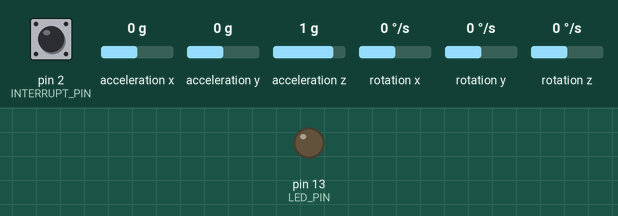
This sketch was run on a simulated Arduino Uno, built with avr-gcc and run on an emulated ATmega328P. Shown: output pins drawn as LEDs (lit = HIGH). Inputs (shaded band) come from the test bench; at power-on: pin 2 (INTERRUPT_PIN) LOW, acceleration x 0 g, acceleration y 0 g, acceleration z 1 g, rotation x 0 °/s, rotation y 0 °/s, rotation z 0 °/s. The sensor or clock chip raises its interrupt line as the real part does.

Above: at 0.1 s.
At 0.6 s:
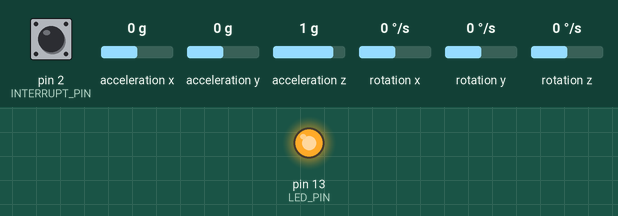
Timing chart, 0 to 2.1 s (numbered marks = the images above):
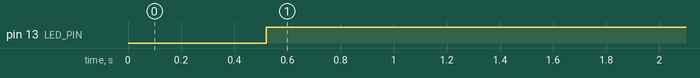

Measured:
- by itself, pin 13 (LED_PIN): LOW → HIGH at 0.52 s

The sketch:

Gimbal.ino
```cpp
#include <LiquidCrystal.h>

/* Libraries for the MPU6050 IMU */
#include "I2Cdev.h"
#include "MPU6050_6Axis_MotionApps20.h"
#if I2CDEV_IMPLEMENTATION == I2CDEV_ARDUINO_WIRE
#include "Wire.h"
#endif

// Pin Declarations
#define INTERRUPT_PIN 2
#define LED_PIN 13
bool blinkState = false;

/* PROGRAM CONFIG , uncomment to Choose  Desired Config */
//#define OUTPUT_YPR        /* Output Yaw,Pitch,Roll in a readable format over serial */
//#define PID_Y             /* PID about IMU Yaw axis,valid only if PID_AUTOMATIC is enabled */
//#define PID_P             /* PID about IMU Pitch axis,valid only if PID_AUTOMATIC is enabled */
//#define PID_R             /* PID about IMU Roll axis,valid only if PID_AUTOMATIC is enabled */
//#define PID_MANUAL        /* Option for tuining Mode */

/* MPU control/status vars */
MPU6050 mpu;
bool dmpReady = false;  /* set true if DMP init was successful */
uint8_t mpuIntStatus;   /* holds actual interrupt status byte from MPU */
uint8_t devStatus;      /* return status after each device operation (0 = success, !0 = error) */
uint16_t packetSize;    /* expected DMP packet size */
uint16_t fifoCount;     /* count of all bytes currently in FIFO */
uint8_t fifoBuffer[64]; /* FIFO storage buffer */

/* Gloabal Variables with Physical Meaning */
Quaternion q;           /* [w, x, y, z]         quaternion container */
VectorFloat gravity;    /* [x, y, z]            gravity vector */
float ypr[3];           /* [yaw, pitch, roll]   yaw/pitch/roll container */

/* Interupt Routines */
volatile bool mpuInterrupt = false;     // indicates whether MPU interrupt pin has gone high
void dmpDataReady() {
  mpuInterrupt = true;
}

/* PID Config */
int motor1, motor2, motor3;
int sp = 0;

#define OUTMIN 0
#define OUTMAX 1024
#define SAMPLETIME 25 /*25 milliseconds */

#ifdef PID_Y
PID yawctr(&ypr[0], &motor1, &sp, 1, 1, 1);
#endif

#ifdef PID_P
PID pitchctr(&ypr[1], &motor2, &sp, 1, 1, 1);
#endif

#ifdef PID_R
PID rollctr(&ypr[2], &motor3, &sp, 1, 1, 1);
#endif

/* Initial Setup */
void setup()
{
  Serial.begin(115200); /* Setting Up serial connection for debugging/logging/tuning */

  /* enable Arduino interrupt detection */
  pinMode(INTERRUPT_PIN, INPUT);
  attachInterrupt(digitalPinToInterrupt(INTERRUPT_PIN), dmpDataReady, RISING);

  /* configure LED for output */
  pinMode(LED_PIN, OUTPUT);

  IMUsetup();
}

void loop()
{
  if (!dmpReady) return; /* if initialization fails do nothing */

  /* if Interrupt Signal Comes or the Buffer isnt empty , exit loop and process IMU/DMP Data
     Else Stay within loop and run Default routines like PID,Logging etc. */
  while (!mpuInterrupt && fifoCount < packetSize) {

    /* Intended Default Program stuff (PID Control) is present here */
#ifdef PID_Y
    yawctr.compute();
#endif

#ifdef PID_P
    pitchctr.compute();
#endif

#ifdef PID_R
    rollctr.compute();
#endif
  }

  /* Processing IMU / DMP Data */
  /* Note:  this point onwards,Code is only executed when an interrupt signal comes / Buffer has Data left to process */
  mpuInterrupt = false;
  fifoCount = mpu.getFIFOCount();
  mpuIntStatus = mpu.getIntStatus();

  if ((mpuIntStatus & _BV(MPU6050_INTERRUPT_FIFO_OFLOW_BIT)) || fifoCount >= 1024) { /* check for overflow */
    mpu.resetFIFO(); /* reset so we can continue cleanly */
    fifoCount = mpu.getFIFOCount();
    /* Serial.println(F("FIFO overflow!")); */
  }
  else if (mpuIntStatus & _BV(MPU6050_INTERRUPT_DMP_INT_BIT)) { /* otherwise, check for DMP data ready interrupt */
    while (fifoCount < packetSize) fifoCount = mpu.getFIFOCount(); /* wait for correct available data length */
    mpu.getFIFOBytes(fifoBuffer, packetSize); /* read a packet from FIFO */
    fifoCount -= packetSize;

    mpu.dmpGetQuaternion(&q, fifoBuffer);
    mpu.dmpGetGravity(&gravity, &q);
    mpu.dmpGetYawPitchRoll(ypr, &q, &gravity);

#ifdef OUTPUT_YPR /* display Euler angles in degrees */
    Serial.print("ypr\t");
    Serial.print(ypr[0] * 180 / M_PI);
    Serial.print("\t");
    Serial.print(ypr[1] * 180 / M_PI);
    Serial.print("\t");
    Serial.print(ypr[2] * 180 / M_PI);
    Serial.println();
#endif

#ifdef LOG_P /* Display Pitch for logging / Serial Monitor */
    Serial.println(ypr[1]);
#endif

#ifdef LOG_Y /* Display Yaw for logging / Serial Monitor */
    Serial.println(ypr[0]);
#endif

#ifdef LOG_R /* Display Roll for logging / Serial Monitor */
    Serial.println(ypr[2]);
#endif

    digitalWrite(LED_PIN, !blinkState); /* blink LED to indicate activity */
  }

}

/* IMU Setup */
void IMUsetup()
{
  /* Initializing I2C connection */
#if I2CDEV_IMPLEMENTATION == I2CDEV_ARDUINO_WIRE
  Wire.begin();
  Wire.setClock(400000);
#elif I2CDEV_IMPLEMENTATION == I2CDEV_BUILTIN_FASTWIRE
  Fastwire::setup(400, true);
#endif

  /* Initializing the IMU (MPU6050) */
  mpu.initialize();
  if (!mpu.testConnection())
    Serial.println("MPU6050 Test connection failed,Check if IMU has been properly connected");

  /* User Provided Offsets */
  mpu.setXGyroOffset(51);
  mpu.setYGyroOffset(8);
  mpu.setZGyroOffset(21);
  mpu.setXAccelOffset(1150);
  mpu.setYAccelOffset(-50);
  mpu.setZAccelOffset(1060);

  /* Initializing DMP */
  devStatus = mpu.dmpInitialize();
  if (devStatus == 0) {
    mpu.CalibrateAccel(6); /* Calibration: generate offsets and calibrate our MPU6050 */
    mpu.CalibrateGyro(6);
    mpu.setDMPEnabled(true); /* turn on the DMP, now that it's ready */
    mpuIntStatus = mpu.getIntStatus();
    packetSize = mpu.dmpGetFIFOPacketSize();
    dmpReady = true;
  } else {
    Serial.print(F("DMP Initialization failed (code "));
    Serial.print(devStatus);
    Serial.println(F(")"));
  }
}

/* PID Control Class */
class PID {
  private:
    unsigned long lastTime, now;
    double Iterm, lastInput;
    double error, dErr;
    double *Input, *Output, *Setpoint;
    int timechange;
    double kp, ki, kd;
  public:
    PID(double* myInput, double* myOutput, double* mySetpoint, double Kp, double Ki, double Kd) {
      Input = myInput;
      Output = myOutput;
      Setpoint = mySetpoint;
      kp = Kp;
      ki = Ki;
      kd = Kd;
      lastTime = Iterm = lastInput = 0;
    }
    void compute() {
      /*How long since time compute was called*/
      now = millis();
      timechange = (now - lastTime);

      if (timechange >= SAMPLETIME) {

        /*Compute all the working error variables*/
        error = *Setpoint - *Input;
        Iterm += error * ki;
        if (Iterm > OUTMAX)
          Iterm = OUTMAX;
        else if (Iterm < OUTMIN)
          Iterm = OUTMIN;
        dErr = (lastInput - *Input);

        /*Compute PID Output*/
        *Output = kp * error + Iterm + (kd * dErr);
        if (Output > OUTMAX)
          *Output = OUTMAX;
        else if (Output < OUTMIN)
          *Output = OUTMIN;

        lastInput = *Input;
        lastTime = now;
      }
    }
    void SetGain(double Kp, double Ki, double Kd) {
      kp = Kp;
      ki = Ki;
      kd = Kd;
    }
};
```
